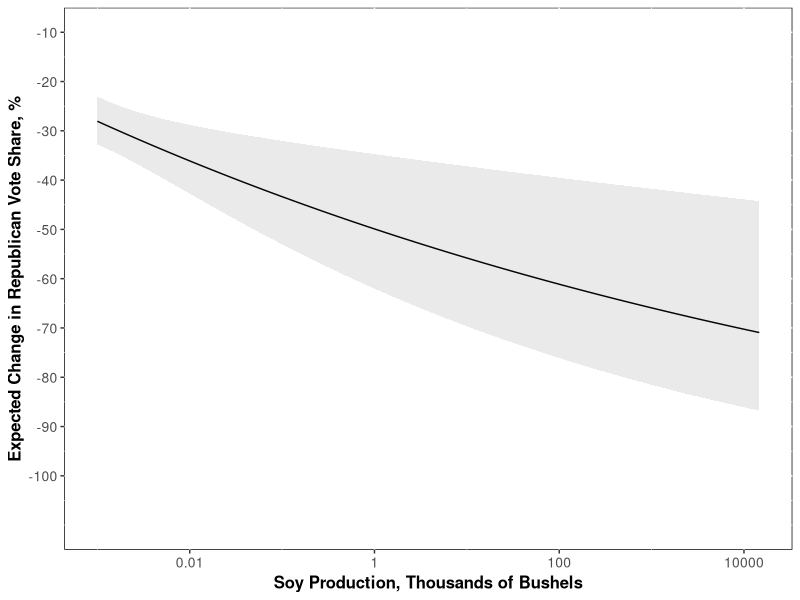

The R script that drew this image:
## ---- chunk 1
knitr::opts_chunk$set(echo = TRUE,message = FALSE,warning = FALSE,fig.cap = "...")
## ---- chunk 2
library(tidyverse)
library(magrittr)
library(lme4)

## ---- chunk 3
rm(list=ls())
trumpilot<-read.csv("soydata.csv", header=TRUE)
## Generate measure of vote shift
trumpilot$votech <- with(trumpilot, log(as.numeric(Rep18)*as.numeric(Dem16)/(as.numeric(Rep16)*as.numeric(Dem18))))
trumpilot<-subset(trumpilot, is.finite(votech)) #Do we want to throw out all cases in which a major party candidate ran unopposed by the other major party candidate?

## Generate state variable for state fixed effects
trumpilot$statefips <- as.factor(floor(trumpilot$FIPS/1000))
trumpilot$soyval<-with(trumpilot, 100*sales_USD/(GDP2012*1000))
trumpilot$soyval[is.na(trumpilot$soyval)]<-0


## ---- chunk 4

## All counties, predicted using soybeans production in bushels:
summary(lm(data = trumpilot, votech ~ prod_bush))
summary(lm(data = trumpilot, votech ~ log(1 + prod_bush))) 
summary(lm(data = trumpilot, votech ~ statefips + prod_bush))
summary(lm(data = trumpilot, votech ~ statefips + log(1 + prod_bush)))

## All counties, predicted using soybeans sales, USD:
summary(lm(data = trumpilot, votech ~ sales_USD))
summary(lm(data = trumpilot, votech ~ log(1 + sales_USD)))
summary(lm(data = trumpilot, votech ~ statefips + sales_USD))
summary(lm(data = trumpilot, votech ~ statefips + log(1 + sales_USD)))

## All counties, predicted using soybeans area, acres:
summary(lm(data = trumpilot, votech ~ soyarea))
summary(lm(data = trumpilot, votech ~ log(1 + soyarea)))
summary(lm(data = trumpilot, votech ~ statefips + soyarea))
summary(lm(data = trumpilot, votech ~ statefips + log(1 + soyarea)))


## All counties, predicted using percent of county GDP from soybeans
summary(lm(data = trumpilot, votech ~ soyval))
summary(lm(data = trumpilot, votech ~ log(1 + soyval)))
summary(lm(data = trumpilot, votech ~ statefips + soyval))
summary(lm(data = trumpilot, votech ~ statefips + log(1 + soyval)))

## Counties not split between House districts, predicted using soybeans production in bushels:
summary(lm(data = subset(trumpilot, is.finite(votech) & Splitflag == 0), votech ~ prod_bush))
summary(lm(data = subset(trumpilot, is.finite(votech) & Splitflag == 0), votech ~ log(1 + prod_bush)))
summary(lm(data = subset(trumpilot, is.finite(votech) & Splitflag == 0), votech ~ statefips + prod_bush))
summary(lm(data = subset(trumpilot, is.finite(votech) & Splitflag == 0), votech ~ statefips + log(1 + prod_bush)))

## Counties not split between House districts, predicted using soybeans sales, USD:
summary(lm(data = subset(trumpilot, is.finite(votech) & Splitflag == 0), votech ~ sales_USD))
summary(lm(data = subset(trumpilot, is.finite(votech) & Splitflag == 0), votech ~ log(1 + sales_USD)))
summary(lm(data = subset(trumpilot, is.finite(votech) & Splitflag == 0), votech ~ statefips + sales_USD))
summary(lm(data = subset(trumpilot, is.finite(votech) & Splitflag == 0), votech ~ statefips + log(1 + sales_USD)))

## Counties not split between House districts, predicted using soybeans area, acres:
summary(lm(data = subset(trumpilot, is.finite(votech) & Splitflag == 0), votech ~ sales_USD))
summary(lm(data = subset(trumpilot, is.finite(votech) & Splitflag == 0), votech ~ log(1 + sales_USD)))
summary(lm(data = subset(trumpilot, is.finite(votech) & Splitflag == 0), votech ~ statefips + sales_USD))
summary(lm(data = subset(trumpilot, is.finite(votech) & Splitflag == 0), votech ~ statefips + log(1 + sales_USD)))


## Counties not split between House districts, predicted using percent of county GDP from soybeans
summary(lm(data = subset(trumpilot, is.finite(votech) & Splitflag == 0), votech ~ soyval))
summary(lm(data = subset(trumpilot, is.finite(votech) & Splitflag == 0), votech ~ log(1 + soyval)))
summary(lm(data = subset(trumpilot, is.finite(votech) & Splitflag == 0), votech ~ statefips + soyval))
summary(lm(data = subset(trumpilot, is.finite(votech) & Splitflag == 0), votech ~ statefips + log(1 + soyval)))

## Counties not split between House districts, predicted using percent of county area used for soybean planting
summary(lm(data = subset(trumpilot, is.finite(votech) & Splitflag == 0), votech ~ soyarea))
summary(lm(data = subset(trumpilot, is.finite(votech) & Splitflag == 0), votech ~ log(1 + soyarea)))
summary(lm(data = subset(trumpilot, is.finite(votech) & Splitflag == 0), votech ~ statefips + soyarea))
summary(lm(data = subset(trumpilot, is.finite(votech) & Splitflag == 0), votech ~ statefips + log(1 + soyarea)))

## ---- chunk 5
## All counties:
summary(lm(data = trumpilot, votech ~ prod_bush + log(GDP2015)+log(medinc1317)+perc_HS_GED+log(totpop1317)+urb2010+perclatino1317+trumpmarg))
summary(lm(data = trumpilot, votech ~ sales_USD+ log(GDP2015)+log(medinc1317)+perc_HS_GED+log(totpop1317)+urb2010+perclatino1317+trumpmarg))
summary(lm(data = trumpilot, votech ~ soyarea + log(GDP2015)+log(medinc1317)+perc_HS_GED+log(totpop1317)+urb2010+perclatino1317+trumpmarg))
summary(lm(data = trumpilot, votech ~ soyval + log(GDP2015)+log(medinc1317)+perc_HS_GED+log(totpop1317)+urb2010+perclatino1317+trumpmarg))


## Counties not split between House districts
summary(lm(data = trumpilot[trumpilot$Splitflag==0,],votech ~ prod_bush+log(GDP2015)+log(medinc1317)+perc_HS_GED+log(totpop1317)+urb2010+perclatino1317+trumpmarg))
summary(lm(data = trumpilot[trumpilot$Splitflag==0,], votech ~ sales_USD+ log(GDP2015)+log(medinc1317)+perc_HS_GED+log(totpop1317)+urb2010+perclatino1317+trumpmarg))
summary(lm(data = trumpilot[trumpilot$Splitflag==0,], votech ~ soyarea+ log(GDP2015)+log(medinc1317)+perc_HS_GED+log(totpop1317)+urb2010+perclatino1317+trumpmarg))
summary(lm(data = trumpilot[trumpilot$Splitflag==0,], votech ~ soyval+ log(GDP2015)+log(medinc1317)+perc_HS_GED+log(totpop1317)+urb2010+perclatino1317+trumpmarg))


#With fixed effects:
summary(lm(data = trumpilot[trumpilot$Splitflag==0,], votech ~ statefips + prod_bush+log(GDP2015)+log(medinc1317)+perc_HS_GED+log(totpop1317)+urb2010+perclatino1317+trumpmarg))
summary(lm(data = trumpilot[trumpilot$Splitflag==0,], votech ~ statefips + sales_USD+ log(GDP2015)+log(medinc1317)+perc_HS_GED+log(totpop1317)+urb2010+perclatino1317+trumpmarg))
summary(lm(data = trumpilot[trumpilot$Splitflag==0,], votech ~ statefips + soyarea+ log(GDP2015)+log(medinc1317)+perc_HS_GED+log(totpop1317)+urb2010+perclatino1317+trumpmarg))
summary(lm(data = trumpilot[trumpilot$Splitflag==0,], votech ~ statefips + soyval+ log(GDP2015)+log(medinc1317)+perc_HS_GED+log(totpop1317)+urb2010+perclatino1317+trumpmarg))

## Counties not split between House districts, predicted using percent of county area used for soybean planting
summary(lm(data = trumpilot[trumpilot$Splitflag==0,], votech ~ prod_bush+ log(GDP2015)+log(medinc1317)+perc_HS_GED+log(totpop1317)+urb2010+perclatino1317+trumpmarg))
summary(lm(data = trumpilot[trumpilot$Splitflag==0,], votech ~ sales_USD+ log(GDP2015)+log(medinc1317)+perc_HS_GED+log(totpop1317)+urb2010+perclatino1317+trumpmarg))
summary(lm(data = trumpilot[trumpilot$Splitflag==0,], votech ~ soyarea+ log(GDP2015)+log(medinc1317)+perc_HS_GED+log(totpop1317)+urb2010+perclatino1317+trumpmarg))
summary(lm(data = trumpilot[trumpilot$Splitflag==0,], votech ~ soyval+ log(GDP2015)+log(medinc1317)+perc_HS_GED+log(totpop1317)+urb2010+perclatino1317+trumpmarg))

#With Fixed Effects:
summary(lm(data = trumpilot[trumpilot$Splitflag==0,], votech ~ statefips + prod_bush+ log(GDP2015)+log(medinc1317)+perc_HS_GED+log(totpop1317)+urb2010+perclatino1317+trumpmarg))
summary(lm(data = trumpilot[trumpilot$Splitflag==0,], votech ~ statefips + sales_USD+ log(GDP2015)+log(medinc1317)+perc_HS_GED+log(totpop1317)+urb2010+perclatino1317+trumpmarg))
summary(lm(data = trumpilot[trumpilot$Splitflag==0,], votech ~ statefips + soyarea+ log(GDP2015)+log(medinc1317)+perc_HS_GED+log(totpop1317)+urb2010+perclatino1317+trumpmarg))
summary(lm(data = trumpilot[trumpilot$Splitflag==0,], votech ~ statefips + soyval+ log(GDP2015)+log(medinc1317)+perc_HS_GED+log(totpop1317)+urb2010+perclatino1317+trumpmarg))

## ---- chunk 6

center<-function(myvar){
  (myvar-mean(myvar, na.rm=TRUE))
}

tr_cr<-trumpilot %>% 
  select(sales_USD,soyval,soyarea,prod_bush, GDP2015, stateGDP, medinc1317,perc_HS_GED, perc_BA, totpop1317,urb2010,perclatino1317,percwhite1317,percblack1317,perc_unemploy1317,perc_foreign1317,trumpmarg)  %>% 
  mutate(ln_GDP2015=log(GDP2015/1000), ln_stateGDP=log(stateGDP/1000000), ln_inc=log(medinc1317/1000), ln_pop=log(totpop1317/1000), perclatino1317=perclatino1317*100,perc_HS_GED=perc_HS_GED*100,perc_BA=perc_BA*100,percwhite1317=percwhite1317*100,percblack1317=percblack1317*100,perc_blkorlat=percblack1317+perclatino1317,perc_unemploy1317=perc_unemploy1317*100,perc_foreign1317=perc_foreign1317*100, perc_other=(100-perclatino1317-percblack1317-percwhite1317),sales_USD=sales_USD/100000, soyarea=soyarea/640,prod_bush=prod_bush/1000000, ln_sales_USD=log(sales_USD/10000+1), ln_soyval=log(soyval+1), ln_soyarea=log(soyarea/640+1), ln_gdpc=log(GDP2015/totpop1317), ln_prod_bush=log(prod_bush+1)) 

tr_cr<-do.call(cbind,lapply(tr_cr,center))
newnames<-paste(names(as.data.frame(tr_cr)),"_cr",sep="")
colnames(tr_cr)<-newnames


trumpilot1<-cbind.data.frame(subset(trumpilot, select=c("statefips","state","county","Dist","Splitflag","votech")),tr_cr)

## ---- chunk 7

## All counties, predicted using bushels:
summary(m1_full<-lmer(data = trumpilot1, votech ~ ln_prod_bush_cr + ln_GDP2015_cr+perc_HS_GED_cr+ln_pop_cr+urb2010_cr+perclatino1317_cr+trumpmarg_cr + (1  | statefips)))
summary(m2_full<-lmer(data = trumpilot1, votech ~ ln_soyval_cr +ln_GDP2015_cr+perc_HS_GED_cr+ln_pop_cr+urb2010_cr+perclatino1317_cr+trumpmarg_cr+trumpmarg_cr + (1  | statefips)))

summary(lmer(data = trumpilot1, votech ~ ln_sales_USD_cr + ln_GDP2015_cr+perc_unemploy1317_cr+perc_HS_GED_cr+ln_pop_cr+urb2010_cr+perc_blkorlat_cr+trumpmarg_cr + (1  | statefips)))
summary(lmer(data = trumpilot1, votech ~ ln_soyarea_cr + ln_GDP2015_cr+perc_unemploy1317_cr+perc_HS_GED_cr+ln_pop_cr+urb2010_cr+perc_blkorlat_cr+trumpmarg_cr + (1  | statefips)))


#More controls
summary(lmer(data = trumpilot1, votech ~ ln_prod_bush_cr + ln_gdpc_cr+perc_unemploy1317_cr+perc_HS_GED_cr+perc_BA_cr+urb2010_cr+percblack1317_cr+perclatino1317_cr+perc_other_cr+perc_foreign1317_cr+trumpmarg_cr + (1  | statefips)))

summary(lmer(data = trumpilot1, votech ~ ln_soyval_cr + ln_gdpc_cr+perc_unemploy1317_cr+perc_HS_GED_cr+perc_BA_cr+urb2010_cr+percblack1317_cr+perclatino1317_cr+perc_other_cr+perc_foreign1317_cr+trumpmarg_cr + (1  | statefips)))

summary(lmer(data = trumpilot1, votech ~ ln_sales_USD_cr + ln_gdpc_cr+perc_unemploy1317_cr+perc_HS_GED_cr+perc_BA_cr+urb2010_cr+percblack1317_cr+perclatino1317_cr+perc_other_cr+perc_foreign1317_cr+trumpmarg_cr+ (1  | statefips)))
summary(lmer(data = trumpilot1, votech ~ ln_soyarea_cr + ln_gdpc_cr+perc_unemploy1317_cr+perc_HS_GED_cr+perc_BA_cr+urb2010_cr+percblack1317_cr+perclatino1317_cr+perc_other_cr+perc_foreign1317_cr+trumpmarg_cr + (1  | statefips)))


## ---- chunk 8

center<-function(myvar){
  (myvar-mean(myvar, na.rm=TRUE))
}

tr_cr<-trumpilot %>% 
  filter(Splitflag==0) %>%
  select(sales_USD,soyval,soyarea,prod_bush, GDP2015, stateGDP, medinc1317,perc_HS_GED, perc_BA, totpop1317,urb2010,perclatino1317,percwhite1317,percblack1317,perc_unemploy1317,perc_foreign1317,trumpmarg)  %>% 
  mutate(ln_GDP2015=log(GDP2015/1000), ln_stateGDP=log(stateGDP/1000000), ln_inc=log(medinc1317/1000), ln_pop=log(totpop1317/1000), perclatino1317=perclatino1317*100,perc_HS_GED=perc_HS_GED*100,perc_BA=perc_BA*100,percwhite1317=percwhite1317*100,percblack1317=percblack1317*100,perc_blkorlat=percblack1317+perclatino1317,perc_unemploy1317=perc_unemploy1317*100,perc_foreign1317=perc_foreign1317*100,sales_USD=sales_USD/100000, soyarea=soyarea/640,prod_bush=prod_bush/1000000, ln_sales_USD=log(sales_USD/10000+1), ln_soyval=log(soyval+1), ln_soyarea=log(soyarea/640+1), ln_gdpc=log(GDP2015/totpop1317), ln_prod_bush=log(prod_bush+1)) 
tr_cr<-do.call(cbind,lapply(tr_cr,center))
newnames<-paste(names(as.data.frame(tr_cr)),"_cr",sep="")
colnames(tr_cr)<-newnames


trumpilot2<-cbind.data.frame(subset(trumpilot[trumpilot$Splitflag==0,], select=c("statefips","state","county","Dist","votech")),tr_cr)

## ---- chunk 9
##Counties not split between House districts, predicted using percent of county GDP from soybeans
summary(m1<-lmer(data = trumpilot2, votech ~ ln_prod_bush_cr + ln_GDP2015_cr+perc_HS_GED_cr+ln_pop_cr+urb2010_cr+perclatino1317_cr+trumpmarg_cr + (1 | statefips)))
summary(m2<-lmer(data = trumpilot2, votech ~ soyval_cr + ln_GDP2015_cr+perc_HS_GED_cr+ln_pop_cr+urb2010_cr+perclatino1317_cr+trumpmarg_cr + (1 | statefips)))

summary(lmer(data = trumpilot2, votech ~ ln_sales_USD_cr + ln_GDP2015_cr+perc_HS_GED_cr+ln_pop_cr+urb2010_cr+perclatino1317_cr+trumpmarg_cr + (1 | statefips)))
summary(lmer(data = trumpilot2, votech ~ ln_soyarea_cr + ln_GDP2015_cr+perc_HS_GED_cr+ln_pop_cr+urb2010_cr+perclatino1317_cr+trumpmarg_cr + (1 | statefips)))


#more controls:
summary(m1<-lmer(data = trumpilot2, votech ~ ln_prod_bush_cr + ln_gdpc_cr+perc_unemploy1317_cr+perc_HS_GED_cr+urb2010_cr+perc_blkorlat_cr+trumpmarg_cr + (1 | statefips)))
summary(m2<-lmer(data = trumpilot2, votech ~ soyval_cr + ln_gdpc_cr+perc_unemploy1317_cr+perc_HS_GED_cr+urb2010_cr+perc_blkorlat_cr+trumpmarg_cr + (1 | statefips)))

summary(lmer(data = trumpilot2, votech ~ ln_sales_USD_cr + ln_gdpc_cr+perc_unemploy1317_cr+perc_HS_GED_cr+urb2010_cr+perc_blkorlat_cr+trumpmarg_cr + (1 | statefips)))
summary(lmer(data = trumpilot2, votech ~ ln_soyarea_cr + ln_gdpc_cr+perc_unemploy1317_cr+perc_HS_GED_cr+urb2010_cr+perc_blkorlat_cr+trumpmarg_cr + (1 | statefips)))



## ---- chunk 10
trumpilot2<-trumpilot2 %>% mutate(dist_state=as.factor(paste0(state,Dist)))

##Counties not split between House districts
summary(lmer(data = trumpilot2, votech ~ ln_prod_bush_cr + ln_GDP2015_cr+perc_HS_GED_cr+ln_pop_cr+urb2010_cr+perclatino1317_cr+trumpmarg_cr + (1 | statefips)+ (1 | dist_state)))
summary(lmer(data = trumpilot2, votech ~ ln_soyval_cr +ln_GDP2015_cr+perc_HS_GED_cr+ln_pop_cr+urb2010_cr+perclatino1317_cr+trumpmarg_cr + (1 | statefips)+ (1 | dist_state)))

summary(lmer(data = trumpilot2, votech ~ ln_sales_USD_cr + ln_GDP2015_cr+perc_HS_GED_cr+ln_pop_cr+urb2010_cr+perclatino1317_cr+trumpmarg_cr +   (1 | statefips)+(1 | dist_state)))
summary(lmer(data = trumpilot2, votech ~ ln_soyarea_cr + ln_GDP2015_cr+perc_HS_GED_cr+ln_pop_cr+urb2010_cr+perclatino1317_cr+trumpmarg_cr + (1 | statefips)+(1 | dist_state)))


## ---- chunk 11
coef(m1) #coef calculates state-specific intercepts as re+fe
fixef(m1) #main (average) effects
ranef(m1) #Random (state-level) intercepts
theme_set(theme_grey() + theme(panel.background = element_rect(fill = NA, color = 'black'))+ theme(axis.text=element_text(size=10),
					axis.title=element_text(size=12,face="bold")))



ln_prod_bush=seq(min(log(trumpilot$prod_bush+1), na.rm=TRUE),max(log(trumpilot$prod_bush+1), na.rm=TRUE), by=.1)
mycoef<-as.matrix(fixef(m1)[1:2])

mycov<-vcov(m1)
yhat<-cbind(1,ln_prod_bush)%*%mycoef
se_yhat<-sqrt(mycov[1,1]+(ln_prod_bush^2)*mycov[2,2]+2*ln_prod_bush*mycov[1,2])

mylabel<-1-yhat

p<-ggplot()+geom_line(aes(x=(exp(ln_prod_bush))/1000,y=exp(yhat)))+geom_ribbon(aes(x=(exp(ln_prod_bush))/1000, ymin=exp(yhat-2*se_yhat),ymax=exp(yhat+2*se_yhat)), alpha=.1) 
p + scale_y_continuous("Expected Change in Republican Vote Share, %", limits=c(0,1), breaks=seq(.1,1,.1), labels=seq(-100,-10,10))+scale_x_log10("Soy Production, Thousands of Bushels", breaks=c(0.01,1,100,10000), labels=c("0.01","1","100","10000"))
ggsave("fitted.pdf")
